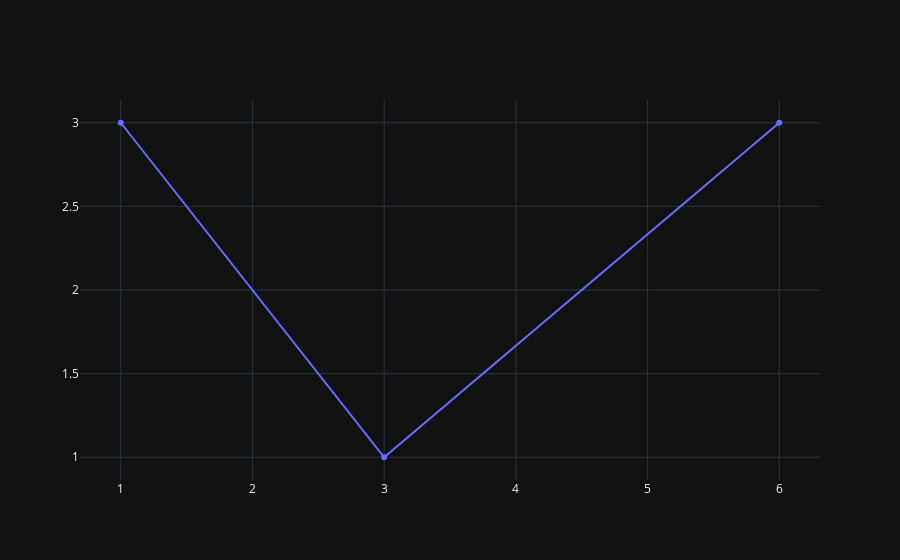

The notebook cell this image was saved under:
### Code cell
# passing data to iplot function to draw the plotly plots
offline.iplot(
    [dict(x=[1, 3, 6],
          y=[3, 1, 3])]
)

### Figure 1 — Plotly figure (JSON) as saved in the notebook; plotly's stock layout.template omitted (floating-point values rounded to 4 significant figures)
{"data": [{"x": [1, 3, 6], "y": [3, 1, 3], "type": "scatter"}], "layout": {}}
